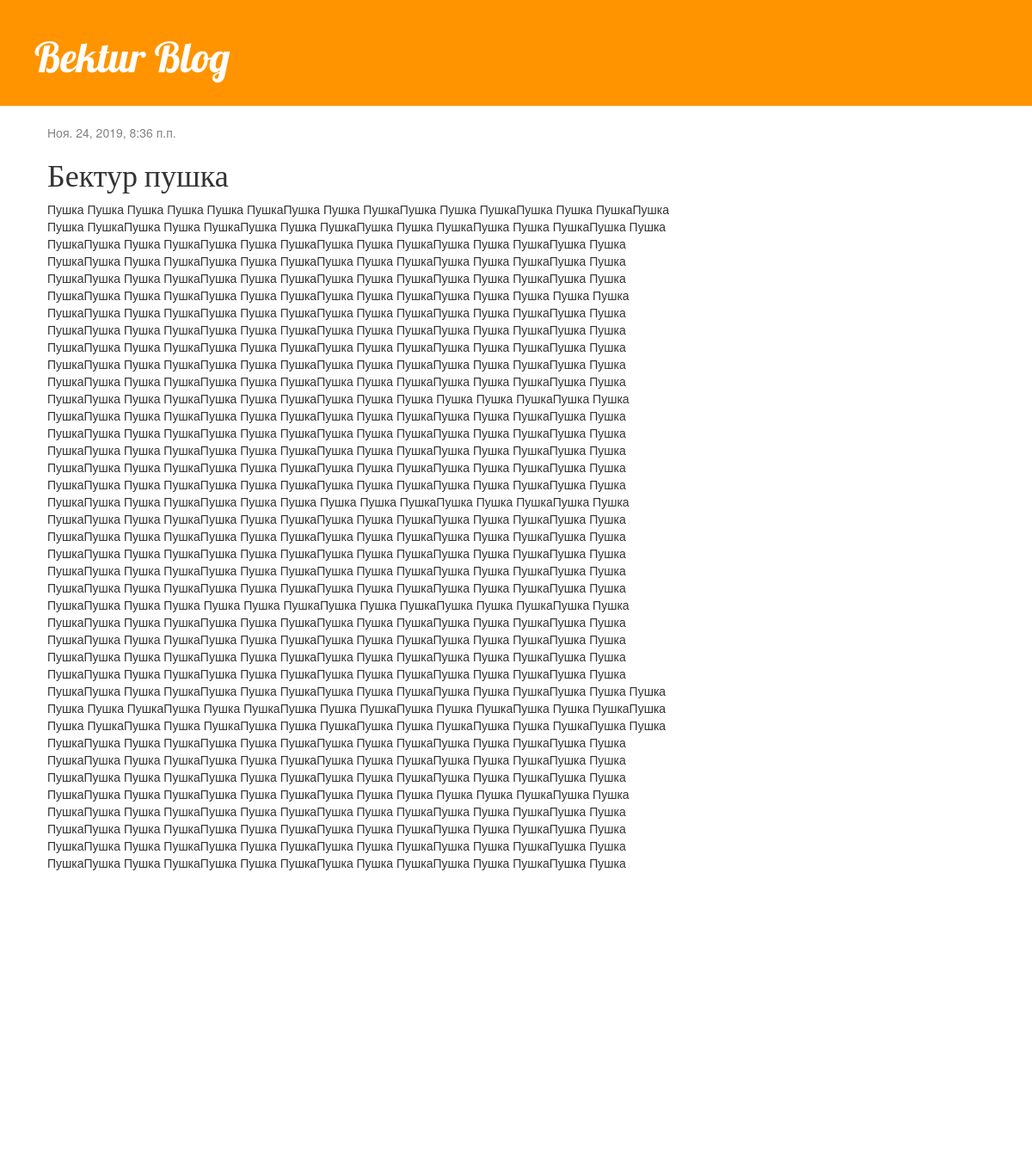
The app's page /post/2/ with its own data.
### blog/models.py (models this page shows, shortened)
class Post(models.Model):
    author = models.ForeignKey(settings.AUTH_USER_MODEL, on_delete=models.CASCADE)
    title = models.CharField(max_length=200)
    text = models.TextField()
    created_date = models.DateTimeField(default=timezone.now)
    published_date = models.DateTimeField(blank=True, null=True)

### blog/views.py (the view)
# urls.py: path('post/<int:pk>/', views.post_detail, name='post_detail'),
def post_detail(request, pk):
    post = get_object_or_404(Post, pk=pk)
    return render(request, 'blog/post_detail.html', {'post': post})

### blog/templates/blog/post_detail.html (shortened to what this page needs)
{% extends 'blog/base.html' %}
{% block content %}
    <div class="post">
        {% if post.published_date %}
            <div class="date">
                {{ post.published_date }}
            </div>
        {% endif %}
        <h1>{{ post.title }}</h1>
        <p>{{ post.text|linebreaksbr }}</p>
    </div>
{% endblock %}

### blog/static/css/blog.css (style rules this page uses)
h1, h2, h3, h4 { font-family: 'Lobster', cursive; }
.date { color: #828282; }
.post { margin-bottom: 70px; }

### records on screen
Post: published_date "Ноя. 24, 2019, 8:36 п.п.", title "Бектур пушка", text "Пушка Пушка Пушка Пушка Пушка ПушкаПушка Пушка ПушкаПушка Пушка ПушкаПушка Пушка ПушкаПушка Пушка ПушкаПушка Пушка ПушкаПушка Пушка ПушкаПушка Пушка ПушкаПушка Пушка ПушкаПушка Пушка ПушкаПушка Пушка ПушкаПушка Пушка ПушкаПушка Пушка ПушкаПушка Пушка ПушкаПушка Пушка ПушкаПушка Пушка ПушкаПушка Пушка ПушкаПушка Пушка ПушкаПушка Пушка ПушкаПушка Пушка ПушкаПушка Пушка ПушкаПушка Пушка ПушкаПушка Пушка ПушкаПушка Пушка ПушкаПушка Пушка ПушкаПушка Пушка ПушкаПушка Пушка ПушкаПушка Пушка ПушкаПушка Пушка Пушка Пушка Пушка ПушкаПушка Пушка ПушкаПушка Пушка ПушкаПушка Пушка ПушкаПушка Пушка ПушкаПушка Пушка ПушкаПушка Пушка ПушкаПушка Пушка ПушкаПушка Пушка ПушкаПушка Пушка ПушкаПушка Пушка…"
